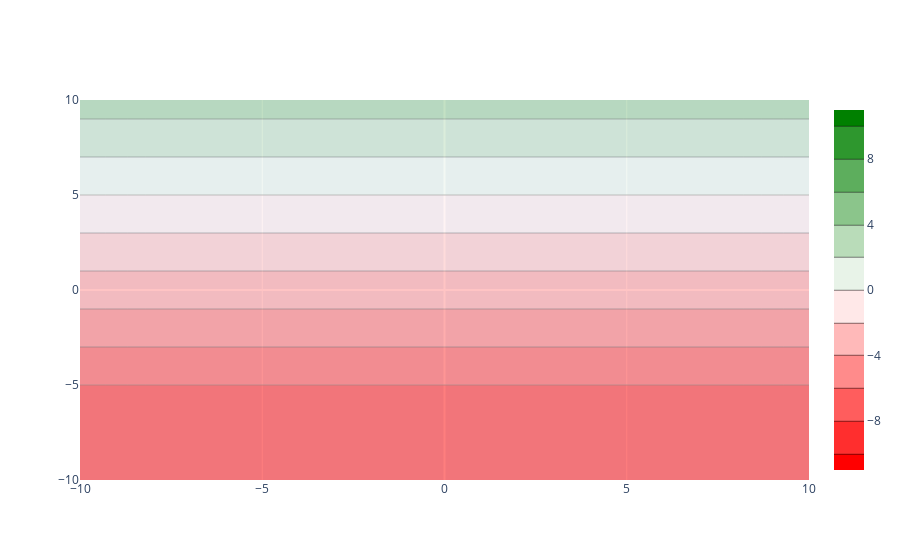

Notebook code cell kept with this figure:
### Code cell
import numpy as np
import matplotlib
import seaborn as sns
num_points = 10
w1 = 0.0
w2 = 0.1
bw = 0.5
x_range = np.linspace(-10, 10, num=num_points)
y_range =  np.linspace(-10, 10, num=num_points)
# x_line = x_range
y_line = [((-w1 / w2) * x) + (-bw / w2) for x in x_range]

points = []
# for i in range(num_points):
#     if y_range[i] > ax_b[i]:
#         l.append('above')
#     else:
#         l.append('below')
# print(l)
A = (-w1 / w2)
B = 1
C = (-bw / w2)
for x in x_range:
    row = []
    for y in y_range:
        top = (A * x) + (B * y) + C
        btm = np.sqrt(np.square(A) + np.square(B))
        dist = top/btm
        row.append(dist)
    points.append(row)
print(points)

import plotly.graph_objects as go
colours = [[0, 'red'], [0.5, 'white'], [1, 'green']]
fig = go.Figure(data =
    go.Contour(
        z=points,
        x=x_range,
        y=x_range,
        transpose=True,
        showscale=True,
        # contours_coloring='heatmap', # can also be 'lines', or 'none'
        colorscale=colours,
        contours=dict(
            start=-10,
            end=10,
            size=2,
        ),
        opacity=0.5,
    ),layout=go.Layout())


fig.show()
# X = np.meshgrid(x_range, y_range)
# print(X)
# print(Y)

### Figure 1 — Plotly figure (JSON) as saved in the notebook; plotly's stock layout.template omitted (floating-point values rounded to 4 significant figures)
{"data": [{"colorscale": [[0, "red"], [0.5, "white"], [1, "green"]], "contours": {"end": 10, "size": 2, "start": -10}, "opacity": 0.5, "showscale": true, "transpose": true, "type": "contour", "x": [-10.0, -7.778, -5.556, -3.333, -1.111, 1.111, 3.333, 5.556, 7.778, 10.0], "y": [-10.0, -7.778, -5.556, -3.333, -1.111, 1.111, 3.333, 5.556, 7.778, 10.0], "z": [[-15.0, -12.78, -10.56, -8.333, -6.111, -3.889, -1.667, 0.5556, 2.778, 5.0], [-15.0, -12.78, -10.56, -8.333, -6.111, -3.889, -1.667, 0.5556, 2.778, 5.0], [-15.0, -12.78, -10.56, -8.333, -6.111, -3.889, -1.667, 0.5556, 2.778, 5.0], [-15.0, -12.78, -10.56, -8.333, -6.111, -3.889, -1.667, 0.5556, 2.778, 5.0], [-15.0, -12.78, -10.56, -8.333, -6.111, -3.889, -1.667, 0.5556, 2.778, 5.0], [-15.0, -12.78, -10.56, -8.333, -6.111, -3.889, -1.667, 0.5556, 2.778, 5.0], [-15.0, -12.78, -10.56, -8.333, -6.111, -3.889, -1.667, 0.5556, 2.778, 5.0], [-15.0, -12.78, -10.56, -8.333, -6.111, -3.889, -1.667, 0.5556, 2.778, 5.0], [-15.0, -12.78, -10.56, -8.333, -6.111, -3.889, -1.667, 0.5556, 2.778, 5.0], [-15.0, -12.78, -10.56, -8.333, -6.111, -3.889, -1.667, 0.5556, 2.778, 5.0]]}], "layout": {}}
